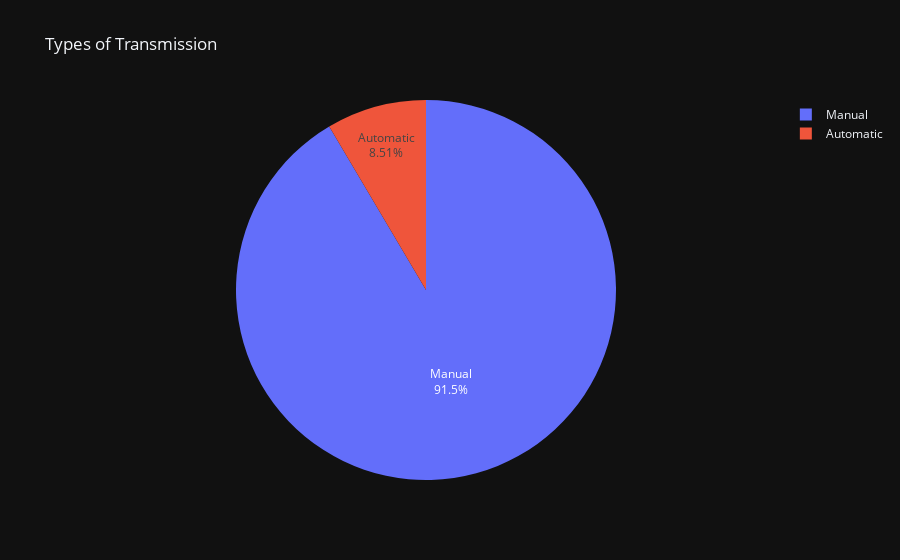

Notebook code cell kept with this figure:
### Markdown cell above
### First -> Type of transmission on Selling Price

### Code cell
type_transmission = df['transmission'].value_counts()
px.pie(title='Types of Transmission',
       values = type_transmission.values,
       names = type_transmission.index,
       template = 'plotly_dark'
       ).update_traces(textinfo='label+percent')

### Figure 1 — Plotly figure (JSON) as saved in the notebook; plotly's stock layout.template omitted (floating-point values rounded to 4 significant figures)
{"data": [{"domain": {"x": [0, 1], "y": [0, 1]}, "hovertemplate": "label=%{label}<br>value=%{value}<extra></extra>", "labels": ["Manual", "Automatic"], "legendgroup": "", "name": "", "showlegend": true, "textinfo": "label+percent", "type": "pie", "values": [6142, 571]}], "layout": {"legend": {"tracegroupgap": 0}, "title": {"text": "Types of Transmission"}}}
